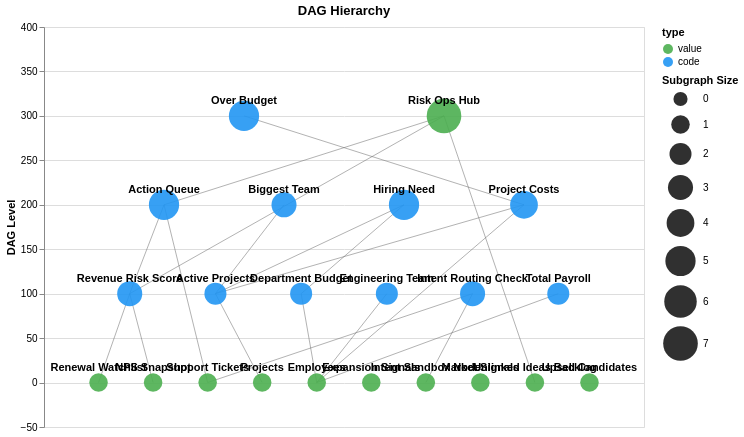

The code cell stored with this chart in its notebook:
### Code cell
// Node-link diagram with Vega-Lite
const nodePoints = [...positions.entries()].map(([name, pos]) => ({
  name,
  x: pos.x,
  y: pos.y,
  level: levels.get(name) ?? 0,
  reach: transitiveReach(name).size,
  type: notes.find(n => n.name === name)?.frontmatter.code ? 'code' : 'value',
}));

const edgeLines: Array<{x: number, y: number, x2: number, y2: number}> = edges.map(e => ({
  x: positions.get(e.source)!.x,
  y: positions.get(e.source)!.y,
  x2: positions.get(e.target)!.x,
  y2: positions.get(e.target)!.y,
}));

const dagSpec = {
  "$schema": "https://vega.github.io/schema/vega-lite/v5.json",
  "title": "DAG Hierarchy",
  "width": 600,
  "height": 400,
  "layer": [
    {
      "data": { "values": edgeLines },
      "mark": { "type": "rule", "color": "#666", "opacity": 0.5 },
      "encoding": {
        "x": { "field": "x", "type": "quantitative", "scale": { "domain": [0, 100] }, "axis": null },
        "y": { "field": "y", "type": "quantitative", "scale": { "domain": [-20, (maxLevel + 1) * 100] }, "axis": { "title": "DAG Level" } },
        "x2": { "field": "x2" },
        "y2": { "field": "y2" }
      }
    },
    {
      "data": { "values": nodePoints },
      "mark": { "type": "circle", "opacity": 0.9 },
      "encoding": {
        "x": { "field": "x", "type": "quantitative", "axis": null },
        "y": { "field": "y", "type": "quantitative" },
        "size": { "field": "reach", "type": "quantitative", "scale": { "range": [200, 1200] }, "title": "Subgraph Size" },
        "color": { "field": "type", "type": "nominal", "scale": { "domain": ["value", "code"], "range": ["#4CAF50", "#2196F3"] } },
        "tooltip": [{ "field": "name" }, { "field": "level" }, { "field": "reach" }, { "field": "type" }]
      }
    },
    {
      "data": { "values": nodePoints },
      "mark": { "type": "text", "dy": -15, "fontSize": 11, "fontWeight": "bold" },
      "encoding": {
        "x": { "field": "x", "type": "quantitative" },
        "y": { "field": "y", "type": "quantitative" },
        "text": { "field": "name", "type": "nominal" }
      }
    }
  ]
};

await Deno.jupyter.display({ "application/vnd.vegalite.v5+json": dagSpec }, { raw: true });

### Figure 1 — Vega-Lite specification as saved in the notebook (floating-point values rounded to 4 significant figures)
{"$schema": "https://vega.github.io/schema/vega-lite/v5.json", "height": 400, "layer": [{"data": {"values": [{"x": 14.29, "x2": 20, "y": 100, "y2": 200}, {"x": 27.27, "x2": 20, "y": 0, "y2": 200}, {"x": 36.36, "x2": 28.57, "y": 0, "y2": 100}, {"x": 28.57, "x2": 40, "y": 100, "y2": 200}, {"x": 45.45, "x2": 42.86, "y": 0, "y2": 100}, {"x": 45.45, "x2": 57.14, "y": 0, "y2": 100}, {"x": 42.86, "x2": 60, "y": 100, "y2": 200}, {"x": 28.57, "x2": 60, "y": 100, "y2": 200}, {"x": 63.64, "x2": 71.43, "y": 0, "y2": 100}, {"x": 27.27, "x2": 71.43, "y": 0, "y2": 100}, {"x": 80, "x2": 33.33, "y": 200, "y2": 300}, {"x": 28.57, "x2": 80, "y": 100, "y2": 200}, {"x": 45.45, "x2": 80, "y": 0, "y2": 200}, {"x": 9.091, "x2": 14.29, "y": 0, "y2": 100}, {"x": 18.18, "x2": 14.29, "y": 0, "y2": 100}, {"x": 14.29, "x2": 66.67, "y": 100, "y2": 300}, {"x": 20, "x2": 66.67, "y": 200, "y2": 300}, {"x": 81.82, "x2": 66.67, "y": 0, "y2": 300}, {"x": 45.45, "x2": 85.71, "y": 0, "y2": 100}]}, "encoding": {"x": {"axis": null, "field": "x", "scale": {"domain": [0, 100]}, "type": "quantitative"}, "x2": {"field": "x2"}, "y": {"axis": {"title": "DAG Level"}, "field": "y", "scale": {"domain": [-20, 400]}, "type": "quantitative"}, "y2": {"field": "y2"}}, "mark": {"color": "#666", "opacity": 0.5, "type": "rule"}}, {"data": {"values": [{"level": 0, "name": "Renewal Watchlist", "reach": 1, "type": "value", "x": 9.091, "y": 0}, {"level": 0, "name": "NPS Snapshot", "reach": 1, "type": "value", "x": 18.18, "y": 0}, {"level": 0, "name": "Support Tickets", "reach": 1, "type": "value", "x": 27.27, "y": 0}, {"level": 0, "name": "Projects", "reach": 1, "type": "value", "x": 36.36, "y": 0}, {"level": 0, "name": "Employees", "reach": 1, "type": "value", "x": 45.45, "y": 0}, {"level": 0, "name": "Expansion Signals", "reach": 1, "type": "value", "x": 54.55, "y": 0}, {"level": 0, "name": "Intent Sandbox Node", "reach": 1, "type": "value", "x": 63.64, "y": 0}, {"level": 0, "name": "Market Signals", "reach": 1, "type": "value", "x": 72.73, "y": 0}, {"level": 0, "name": "Unlinked Ideas Backlog", "reach": 1, "type": "value", "x": 81.82, "y": 0}, {"level": 0, "name": "Upsell Candidates", "reach": 1, "type": "value", "x": 90.91, "y": 0}, {"level": 1, "name": "Revenue Risk Score", "reach": 3, "type": "code", "x": 14.29, "y": 100}, {"level": 1, "name": "Active Projects", "reach": 2, "type": "code", "x": 28.57, "y": 100}, {"level": 1, "name": "Department Budget", "reach": 2, "type": "code", "x": 42.86, "y": 100}, {"level": 1, "name": "Engineering Team", "reach": 2, "type": "code", "x": 57.14, "y": 100}, {"level": 1, "name": "Intent Routing Check", "reach": 3, "type": "code", "x": 71.43, "y": 100}, {"level": 1, "name": "Total Payroll", "reach": 2, "type": "code", "x": 85.71, "y": 100}, {"level": 2, "name": "Action Queue", "reach": 5, "type": "code", "x": 20, "y": 200}, {"level": 2, "name": "Biggest Team", "reach": 3, "type": "code", "x": 40, "y": 200}, {"level": 2, "name": "Hiring Need", "reach": 5, "type": "code", "x": 60, "y": 200}, {"level": 2, "name": "Project Costs", "reach": 4, "type": "code", "x": 80, "y": 200}, {"level": 3, "name": "Over Budget", "reach": 5, "type": "code", "x": 33.33, "y": 300}, {"level": 3, "name": "Risk Ops Hub", "reach": 7, "type": "value", "x": 66.67, "y": 300}]}, "encoding": {"color": {"field": "type", "scale": {"domain": ["value", "code"], "range": ["#4CAF50", "#2196F3"]}, "type": "nominal"}, "size": {"field": "reach", "scale": {"range": [200, 1200]}, "title": "Subgraph Size", "type": "quantitative"}, "tooltip": [{"field": "name"}, {"field": "level"}, {"field": "reach"}, {"field": "type"}], "x": {"axis": null, "field": "x", "type": "quantitative"}, "y": {"field": "y", "type": "quantitative"}}, "mark": {"opacity": 0.9, "type": "circle"}}, {"data": {"values": [{"level": 0, "name": "Renewal Watchlist", "reach": 1, "type": "value", "x": 9.091, "y": 0}, {"level": 0, "name": "NPS Snapshot", "reach": 1, "type": "value", "x": 18.18, "y": 0}, {"level": 0, "name": "Support Tickets", "reach": 1, "type": "value", "x": 27.27, "y": 0}, {"level": 0, "name": "Projects", "reach": 1, "type": "value", "x": 36.36, "y": 0}, {"level": 0, "name": "Employees", "reach": 1, "type": "value", "x": 45.45, "y": 0}, {"level": 0, "name": "Expansion Signals", "reach": 1, "type": "value", "x": 54.55, "y": 0}, {"level": 0, "name": "Intent Sandbox Node", "reach": 1, "type": "value", "x": 63.64, "y": 0}, {"level": 0, "name": "Market Signals", "reach": 1, "type": "value", "x": 72.73, "y": 0}, {"level": 0, "name": "Unlinked Ideas Backlog", "reach": 1, "type": "value", "x": 81.82, "y": 0}, {"level": 0, "name": "Upsell Candidates", "reach": 1, "type": "value", "x": 90.91, "y": 0}, {"level": 1, "name": "Revenue Risk Score", "reach": 3, "type": "code", "x": 14.29, "y": 100}, {"level": 1, "name": "Active Projects", "reach": 2, "type": "code", "x": 28.57, "y": 100}, {"level": 1, "name": "Department Budget", "reach": 2, "type": "code", "x": 42.86, "y": 100}, {"level": 1, "name": "Engineering Team", "reach": 2, "type": "code", "x": 57.14, "y": 100}, {"level": 1, "name": "Intent Routing Check", "reach": 3, "type": "code", "x": 71.43, "y": 100}, {"level": 1, "name": "Total Payroll", "reach": 2, "type": "code", "x": 85.71, "y": 100}, {"level": 2, "name": "Action Queue", "reach": 5, "type": "code", "x": 20, "y": 200}, {"level": 2, "name": "Biggest Team", "reach": 3, "type": "code", "x": 40, "y": 200}, {"level": 2, "name": "Hiring Need", "reach": 5, "type": "code", "x": 60, "y": 200}, {"level": 2, "name": "Project Costs", "reach": 4, "type": "code", "x": 80, "y": 200}, {"level": 3, "name": "Over Budget", "reach": 5, "type": "code", "x": 33.33, "y": 300}, {"level": 3, "name": "Risk Ops Hub", "reach": 7, "type": "value", "x": 66.67, "y": 300}]}, "encoding": {"text": {"field": "name", "type": "nominal"}, "x": {"field": "x", "type": "quantitative"}, "y": {"field": "y", "type": "quantitative"}}, "mark": {"dy": -15, "fontSize": 11, "fontWeight": "bold", "type": "text"}}], "title": "DAG Hierarchy", "width": 600}
